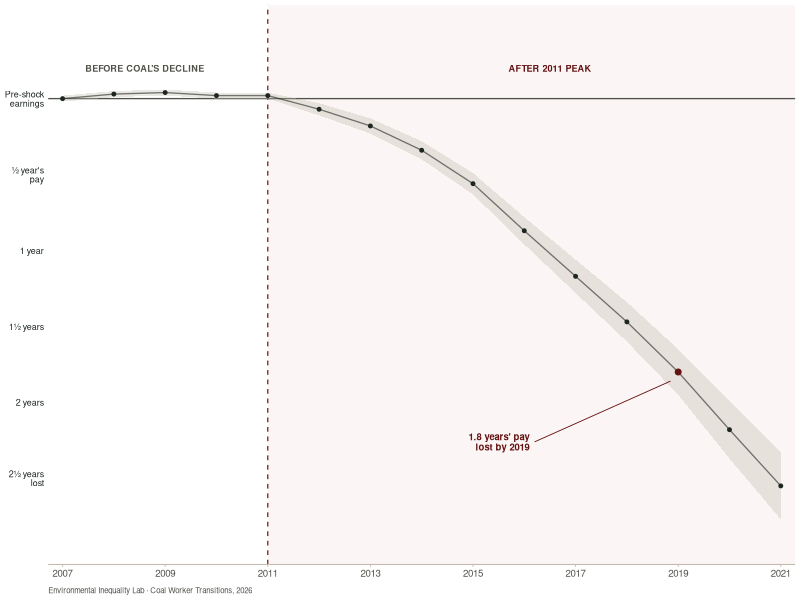

Reproduce this figure in R.
# Generate Fig. 1 (cumulative earnings of coal-exposed workers) for the
# Colmer, Krause, Lyubich & Voorheis (2026) research highlight.
#
# Recreates the paper's Figure 7(a): cumulative earnings of the most
# coal-exposed workers relative to otherwise similar less-exposed workers,
# normalized to average pre-shock (2007-2011) annual pay, year by year.
#
# IMPORTANT: we do not hold the paper's restricted Census/IRS microdata, so
# the point estimates here are DIGITIZED from the published Figure 7(a) and
# cross-checked against the paper's text (cumulative loss = 1.8x a year's pay
# by 2019). The uncertainty band is an approximation of the published 95% CI.
# This is a faithful recreation for presentation, not a re-estimation.
#
# Styled for a general audience: word-based y-axis (years of pay lost),
# before/after-2011 framing, and a single soft uncertainty band. The
# interpretive note lives in the document, not the figure.
#
# Run (from data-viz/):  Rscript code/make-fig1.R  -> figures/fig1.png
# Deps: ggplot2

library(ggplot2)

OUT_PATH <- "figures/fig1.png"
SRC      <- "Environmental Inequality Lab · Coal Worker Transitions, 2026"

# --- Digitized point estimates (coef. on coal exposure, x pre-shock annual pay)
d <- data.frame(
  year = 2007:2021,
  est  = c(0.00, 0.03, 0.04, 0.02, 0.02,
           -0.07, -0.18, -0.34, -0.56, -0.87,
           -1.17, -1.47, -1.80, -2.18, -2.55),
  hw   = c(0.02, 0.02, 0.02, 0.02, 0.02,
           0.04, 0.05, 0.06, 0.07, 0.09,
           0.11, 0.13, 0.15, 0.19, 0.22)  # approx. 95% band half-width
)
d$lo <- d$est - d$hw
d$hi <- d$est + d$hw

# --- Design tokens (match _style.tex / make-fig2.R) -------------------------
INK  <- "#1d2620"; RED <- "#641111"; BAND <- "#f3e4e2"
AXIS <- "#c4bdad"; MUTE <- "#50534a"

# Fixed panel bounds so the shaded region, zero-line, and x-axis line all
# terminate on exactly the same right/left edge.
XLIM <- c(2006.72, 2021.28)

p <- ggplot(d, aes(year, est)) +
  annotate("rect", xmin = 2011, xmax = XLIM[2], ymin = -Inf, ymax = Inf,
           fill = BAND, alpha = 0.35) +
  annotate("text", x = 2008.6, y = 0.20, label = "BEFORE COAL'S DECLINE",
           size = 2.3, color = MUTE, fontface = "bold") +
  annotate("text", x = 2016.5, y = 0.20, label = "AFTER 2011 PEAK",
           size = 2.3, color = RED, fontface = "bold") +
  geom_vline(xintercept = 2011, color = RED, linetype = "dashed", linewidth = 0.4) +
  geom_hline(yintercept = 0, color = MUTE, linewidth = 0.45) +
  geom_ribbon(aes(ymin = lo, ymax = hi), fill = AXIS, alpha = 0.35) +
  geom_line(color = INK, alpha = 0.6, linewidth = 0.45) +
  geom_point(color = INK, size = 1.0) +
  # call out the headline 2019 value, label parked in open space lower-left
  annotate("point", x = 2019, y = -1.80, color = RED, size = 1.7) +
  annotate("segment", x = 2016.2, xend = 2018.85, y = -2.26, yend = -1.86,
           color = RED, linewidth = 0.3) +
  annotate("text", x = 2016.1, y = -2.26, hjust = 1, vjust = 0.5,
           label = "1.8 years' pay\nlost by 2019",
           size = 2.4, color = RED, fontface = "bold", lineheight = 0.9) +
  scale_y_continuous(
    limits = c(-2.9, 0.45),
    breaks = c(0, -0.5, -1.0, -1.5, -2.0, -2.5),
    labels = c("Pre-shock\nearnings", "½ year's\npay", "1 year",
               "1½ years", "2 years", "2½ years\nlost")) +
  scale_x_continuous(breaks = seq(2007, 2021, 2),
                     limits = XLIM, expand = c(0, 0)) +
  labs(x = NULL, y = NULL, caption = SRC) +
  theme_minimal(base_size = 7) +
  theme(
    plot.background  = element_rect(fill = "#ffffff", color = NA),
    panel.background = element_rect(fill = "#ffffff", color = NA),
    panel.grid       = element_blank(),
    axis.line.x      = element_line(color = AXIS, linewidth = 0.4),
    axis.ticks.x     = element_line(color = AXIS, linewidth = 0.3),
    axis.ticks.y     = element_blank(),
    axis.text.x      = element_text(color = MUTE, size = 7),
    axis.text.y      = element_text(color = INK, size = 6.4, lineheight = 0.85),
    plot.caption     = element_text(color = MUTE, size = 5.6, hjust = 0,
                                    margin = margin(t = 6))
  )

dir.create("figures", showWarnings = FALSE, recursive = TRUE)
ggsave(OUT_PATH, p, width = 5.4, height = 3.1, dpi = 220, bg = "#ffffff")
message("wrote ", OUT_PATH)
